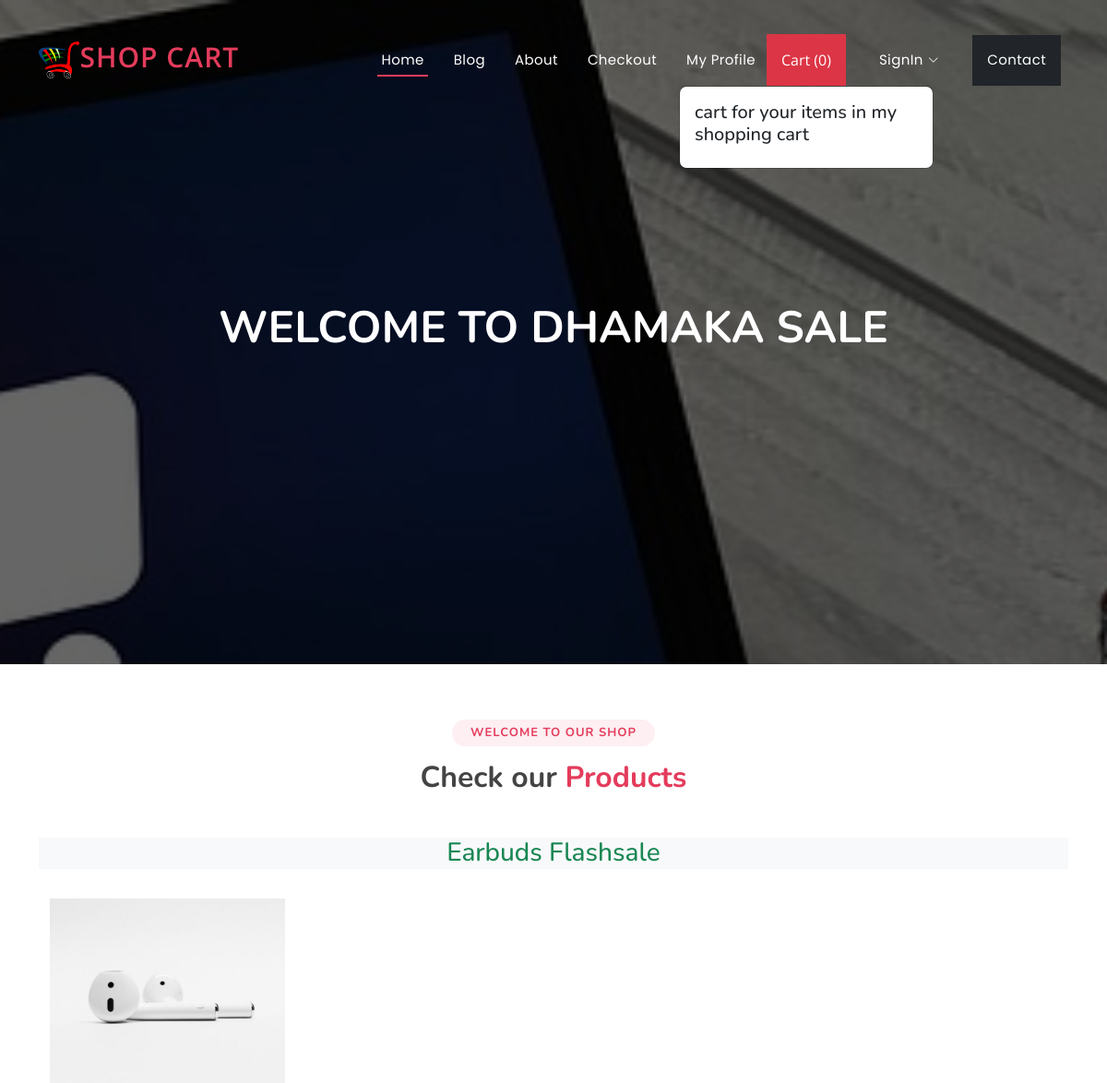
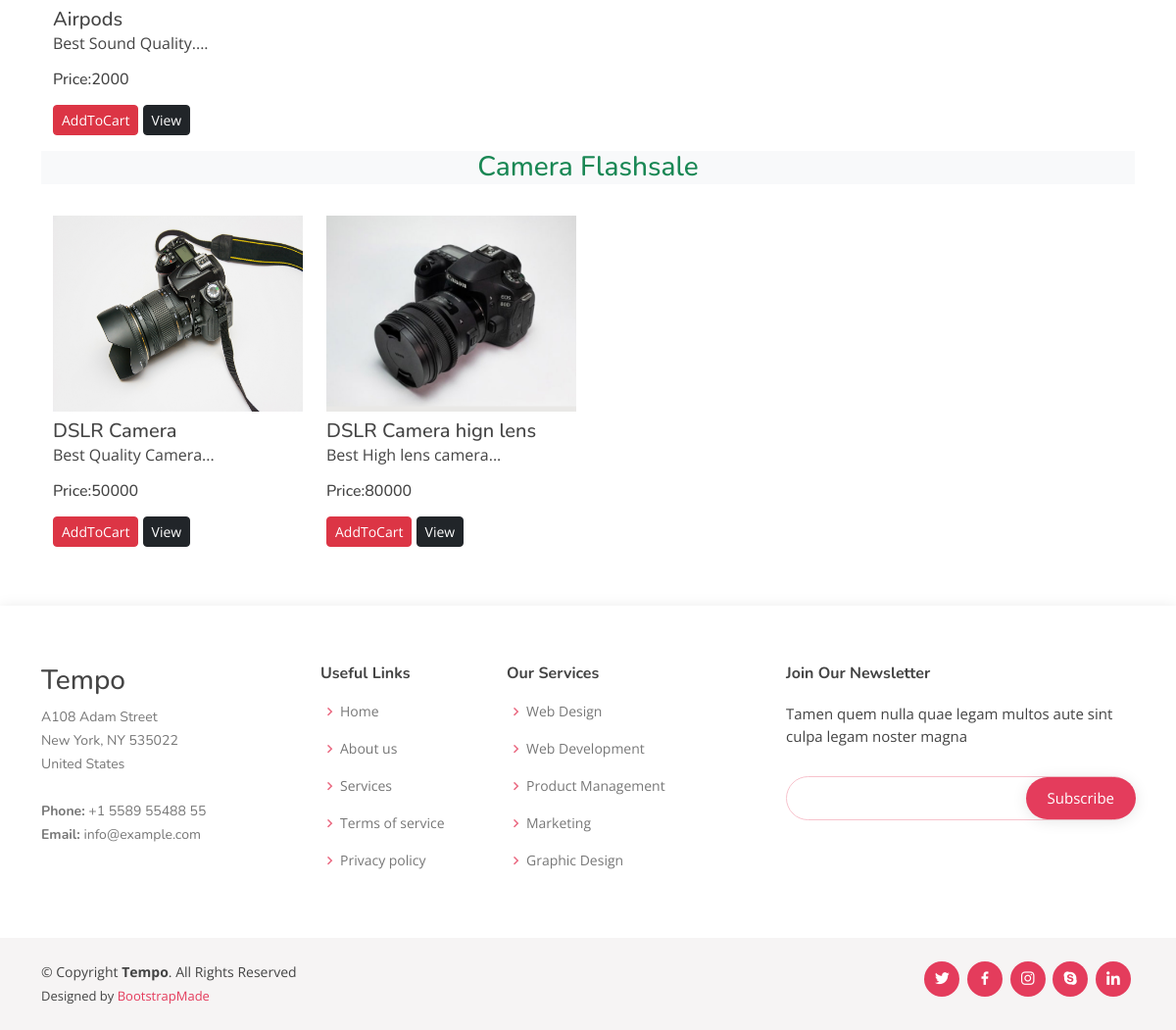
The page / on the database its author committed (2 pictures, top to bottom).
### ecommerceapp/models.py (models this page shows, shortened)
class Product(models.Model):
    product_id = models.AutoField
    product_name = models.CharField(max_length=100)
    category = models.CharField(max_length=100, default="")
    subcategory = models.CharField(max_length=50, default="")
    price = models.IntegerField(default=0)
    desc = models.CharField(max_length=300)
    image = models.ImageField(upload_to='images/images')

### ecommerceapp/views.py (the view)
# urls.py: path('', views.index, name="index"),
def index(request):
    allProds = []
    catprods = Product.objects.values('category','id')
    print("Hiiiiiiiiiii",catprods)
    cats = {item['category'] for item in catprods}
    for cat in cats:
        prod= Product.objects.filter(category=cat)
        n=len(prod)
        nSlides = n // 4 + ceil((n / 4) - (n // 4))
        allProds.append([prod, range(1, nSlides), nSlides])
    params= {'allProds':allProds}
    return render(request,"index.html",params)

### ecommerceapp/templates/index.html (shortened to what this page needs)
{% extends "base.html" %}
{% block content %}
<h1>Welcome to Dhamaka Sale</h1>
{% endblock content %}
{% block body %}
{% load static %}
        <section id="portfolio" class="portfolio">
          <div class="container">
            <div class="section-title">
              <h2>Welcome to Our Shop</h2>
              <h3>Check our <span>Products</span></h3>
            </div>
            {% for product, range, nSlides in allProds %}
            <h3 class="my-3 text-center text-success bg-light">
              {{product.0.category}} Flashsale
            </h3>
            <div class="container">
              <div class="row">
                {% for i in product %}
                <div class="col-md-3 mt-3">
                  <img src="/media/{{i.image}}" class="card-img-top" alt="not found" height="200px" width="150px" />
                  <div class="card-body">
                    <h5 class="card-title mt-2" id="namepr{{i.id}}">{{i.product_name}}</h5>
                    <p class="card-text">{{i.desc|slice:"0:53"}}...</p>
                    <h6 class="card-title mb-3">
                      Price:<span id="pricepr{{i.id}}">{{i.price}}</span>
                    </h6>
                    <span id="divpr{{i.id}}" class="divpr">
                      <button id="pr{{i.id}}" class="btn btn-danger cart btn-sm mt-0">
                        AddToCart
                      </button>
                    </span>
                    <a href="/media/{{i.image}}">
                      <button class="btn btn-dark btn-sm cart">View</button></a
                    >
                  </div>
                </div>
                {% endfor %}
              </div>
            </div>
            {% endfor %}
          </div>
        </section>
{% endblock body %}

### static/assets/css/style.css (style rules this page uses)
body { font-family: "Open Sans", sans-serif; color: #444444; }
a { color: #e43c5c; text-decoration: none; }
h1, h2, h3, h4, h5, h6 { font-family: "Nunito", sans-serif; }
#hero h1 { margin: 0 0 10px 0; font-size: 48px; font-weight: 700; line-height: 56px; text-transform: uppercase; color: #fff; }
section { padding: 60px 0; overflow: hidden; }
.section-title { text-align: center; padding-bottom: 30px; }
.section-title h2 { font-size: 13px; letter-spacing: 1px; font-weight: 700; padding: 8px 20px; line-height: 1; margin: 0; background: #fdeff2; color: #e43c5c; display: inline-block; text-transform: uppercase; border-radius: 50px; }
.section-title h3 { margin: 15px 0 0 0; font-size: 32px; font-weight: 700; }
.section-title h3 span { color: #e43c5c; }

### rows shown on the page
Product: category "Earbuds", image (picture), product_name "Airpods", desc "Best Sound Quality.", price "2000"
Product: category "Camera", image (picture), product_name "DSLR Camera", desc "Best Quality Camera", price "50000"
Product: image (picture), product_name "DSLR Camera hign lens", desc "Best High lens camera", price "80000"
